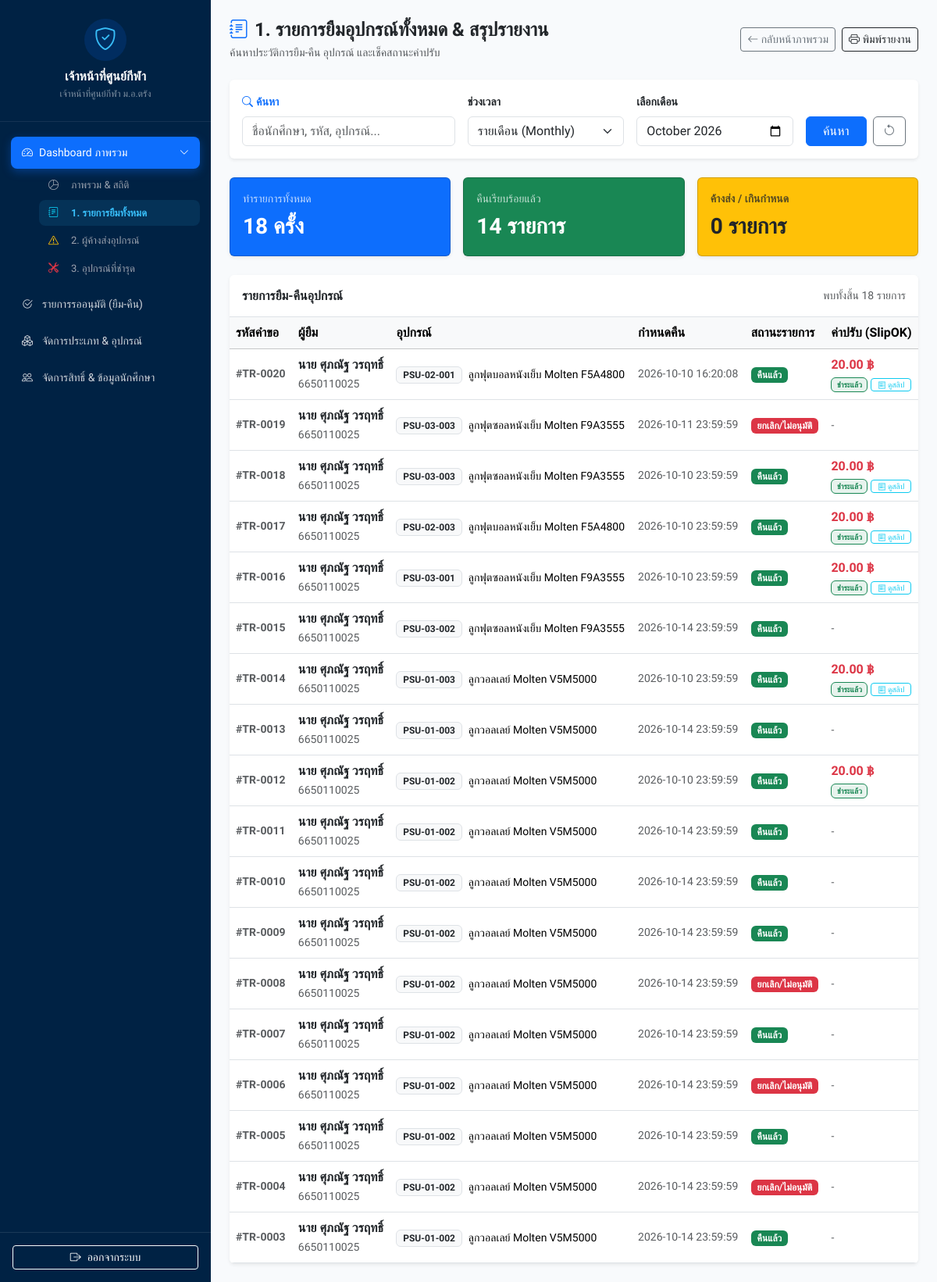
Screenshot of /admin/dashboard_borrows.php?type=monthly&month=2026-10 (signed in) with the database file from the repository.
### tables this page shows
CREATE TABLE IF NOT EXISTS `transactions` (
  `trans_id` int(11) NOT NULL AUTO_INCREMENT,
  `eq_id` int(11) NOT NULL,
  `user_id` int(11) NOT NULL,
  `borrow_time` datetime NOT NULL,
  `due_time` datetime NOT NULL,
  `return_time` datetime DEFAULT NULL,
  `borrow_image` varchar(255) NOT NULL,
  `return_image` varchar(255) DEFAULT NULL,
  `trans_status` enum('pending_borrow','borrowed','pending_return','returned','overdue','rejected') NOT NULL DEFAULT 'pending_borrow',
  `analyze_damaged_status` enum('normal','damaged','pending') NOT NULL DEFAULT 'normal',
  `reject_reason` text DEFAULT NULL,
  `approve_by` int(11) DEFAULT NULL,
  `approve_datetime` datetime DEFAULT NULL,
  PRIMARY KEY (`trans_id`),
  KEY `eq_id` (`eq_id`),
  KEY `user_id` (`user_id`),
  CONSTRAINT `eq_id` FOREIGN KEY (`eq_id`) REFERENCES `sport_equipment` (`eq_id`) ON UPDATE CASCADE,
  CONSTRAINT `user_id` FOREIGN KEY (`user_id`) REFERENCES `user` (`user_id`) ON UPDATE CASCADE
);

CREATE TABLE IF NOT EXISTS `user` (
  `user_id` int(11) NOT NULL AUTO_INCREMENT,
  `line_user_id` varchar(255) DEFAULT NULL,
  `student_id` varchar(50) DEFAULT NULL,
  `full_name` varchar(255) DEFAULT NULL,
  `email` varchar(255) DEFAULT NULL,
  `gender` varchar(20) DEFAULT NULL,
  `national_id` varchar(13) DEFAULT NULL,
  `faculty` varchar(100) DEFAULT NULL,
  `campus` varchar(100) DEFAULT NULL,
  `role` enum('user','admin') DEFAULT 'user',
  `status` enum('active','inactive','graduated') DEFAULT 'active',
  `enrollment_year` int(4) DEFAULT NULL,
  `created_at` timestamp NOT NULL DEFAULT current_timestamp(),
  PRIMARY KEY (`user_id`),
  UNIQUE KEY `line_user_id` (`line_user_id`),
  UNIQUE KEY `psu_passport_id` (`student_id`) USING BTREE
);

CREATE TABLE IF NOT EXISTS `sport_equipment` (
  `eq_id` int(11) NOT NULL AUTO_INCREMENT,
  `category_id` int(11) DEFAULT NULL,
  `eq_code` varchar(255) DEFAULT '',
  `eq_name` varchar(255) DEFAULT '',
  `status` enum('avaliable','borrowed','damaged','maintenance','pending') NOT NULL DEFAULT 'avaliable',
  `created_at` timestamp NULL DEFAULT current_timestamp(),
  PRIMARY KEY (`eq_id`),
  KEY `category_id` (`category_id`),
  CONSTRAINT `category_id` FOREIGN KEY (`category_id`) REFERENCES `sport_categories` (`category_id`) ON UPDATE CASCADE
);

CREATE TABLE IF NOT EXISTS `equipment_fines` (
  `fine_id` int(11) NOT NULL AUTO_INCREMENT,
  `trans_id` int(11) NOT NULL,
  `price` decimal(10,2) NOT NULL,
  `slip_img` varchar(255) DEFAULT NULL,
  `payment_status` enum('unpaid','paid') NOT NULL DEFAULT 'unpaid',
  `slipok_status` enum('pending','verified','rejected') NOT NULL DEFAULT 'pending',
  `paid_time` datetime DEFAULT NULL,
  PRIMARY KEY (`fine_id`),
  KEY `trans_id` (`trans_id`),
  CONSTRAINT `trans_id` FOREIGN KEY (`trans_id`) REFERENCES `transactions` (`trans_id`) ON UPDATE CASCADE
);

### admin/dashboard_borrows.php (the view, shortened to what this page needs)
<?php
require_once '../config/db.php';
$search = trim($_GET['search'] ?? '');
$report_type = $_GET['type'] ?? 'all';
$filter_date = $_GET['date'] ?? date('Y-m-d');
$filter_month = $_GET['month'] ?? date('Y-m');
$filter_year = $_GET['year'] ?? date('Y');
$start_date = $_GET['start_date'] ?? '';
$end_date = $_GET['end_date'] ?? '';
$conditions = [];
$params = [];
if ($report_type === 'daily' && !empty($filter_date)) {
    $conditions[] = "DATE(t.borrow_time) = ?"; $params[] = $filter_date;
} elseif ($report_type === 'monthly' && !empty($filter_month)) {
    $conditions[] = "DATE_FORMAT(t.borrow_time, '%Y-%m') = ?"; $params[] = $filter_month;
} elseif ($report_type === 'yearly' && !empty($filter_year)) {
    $conditions[] = "DATE_FORMAT(t.borrow_time, '%Y') = ?"; $params[] = $filter_year;
} elseif ($report_type === 'custom' && !empty($start_date) && !empty($end_date)) {
    $conditions[] = "DATE(t.borrow_time) BETWEEN ? AND ?"; $params[] = $start_date; $params[] = $end_date;
}
$whereClause = !empty($conditions) ? "WHERE " . implode(" AND ", $conditions) : "";
$stmtStat = $pdo->prepare("
    SELECT
        COUNT(*) as total_trans,
        SUM(CASE WHEN t.trans_status = 'borrowed' THEN 1 ELSE 0 END) as total_borrowed,
        SUM(CASE WHEN t.trans_status = 'returned' THEN 1 ELSE 0 END) as total_returned,
        SUM(CASE WHEN t.trans_status = 'rejected' THEN 1 ELSE 0 END) as total_rejected,
        SUM(CASE WHEN t.return_time IS NULL AND (t.trans_status = 'overdue' OR (t.due_time IS NOT NULL AND t.due_time < NOW() AND t.trans_status IN ('borrowed', 'pending_return'))) THEN 1 ELSE 0 END) as total_overdue
    FROM transactions t
    LEFT JOIN user u ON t.user_id = u.user_id
    LEFT JOIN sport_equipment e ON t.eq_id = e.eq_id
    $whereClause
");
$stmtStat->execute($params);
$summary = $stmtStat->fetch(PDO::FETCH_ASSOC);
$stmtList = $pdo->prepare("
    SELECT t.*, u.full_name, u.student_id, e.eq_code, e.eq_name, f.price as fine_amount, f.payment_status, f.slip_img
    FROM transactions t
    LEFT JOIN user u ON t.user_id = u.user_id
    LEFT JOIN sport_equipment e ON t.eq_id = e.eq_id
    LEFT JOIN equipment_fines f ON t.trans_id = f.trans_id
    $whereClause
    ORDER BY t.trans_id DESC
");
$stmtList->execute($params);
$reportData = $stmtList->fetchAll(PDO::FETCH_ASSOC);
?>
<!DOCTYPE html>
<html lang="th">
<head>
</head>
<body class="d-flex">
    <?php include '../components/sidebar.php'; ?>
    <div class="flex-grow-1 p-4 main-content" style="background-color: #f8fafc; min-height: 100vh;">
        <div class="d-flex justify-content-between align-items-center mb-4">
            <div>
                <h4 class="fw-bold mb-1 text-dark"><i class="bi bi-journal-text text-primary me-2"></i>1. รายการยืมอุปกรณ์ทั้งหมด & สรุปรายงาน</h4>
                <p class="text-muted small mb-0">ค้นหาประวัติการยืม-คืน อุปกรณ์ และเช็คสถานะค่าปรับ</p>
            </div>
            <div class="d-flex gap-2">
                <a href="dashboard.php" class="btn btn-outline-secondary btn-sm btn-back"><i class="bi bi-arrow-left"></i> กลับหน้าภาพรวม</a>
                <button onclick="window.print()" class="btn btn-outline-dark btn-sm btn-print"><i class="bi bi-printer"></i> พิมพ์รายงาน</button>
            </div>
        </div>
        <div class="card p-3 mb-4 filter-card border-0 shadow-sm bg-white">
            <form method="GET" action="dashboard_borrows.php" class="row g-3">
                <div class="col-md-4">
                    <label class="form-label small fw-semibold text-primary"><i class="bi bi-search me-1"></i>ค้นหา</label>
                    <input type="text" name="search" class="form-control" placeholder="ชื่อนักศึกษา, รหัส, อุปกรณ์..." value="<?= htmlspecialchars($search) ?>">
                </div>
                <div class="col-md-3">
                    <label class="form-label small fw-semibold">ช่วงเวลา</label>
                    <select name="type" id="reportType" class="form-select" onchange="toggleFilterInputs()">
                        <option value="monthly" <?= $report_type === 'monthly' ? 'selected' : '' ?>>รายเดือน (Monthly)</option>
                    </select>
                </div>
                <div class="col-md-3 filter-input" id="monthlyInput" style="<?= $report_type === 'monthly' ? '' : 'display: none;' ?>">
                    <label class="form-label small fw-semibold">เลือกเดือน</label>
                    <input type="month" name="month" class="form-control" value="<?= htmlspecialchars($filter_month) ?>">
                </div>
                <div class="col-md-2 d-flex align-items-end gap-2">
                    <button type="submit" class="btn btn-primary w-100">ค้นหา</button>
                    <?php if (!empty($search) || $report_type !== 'all'): ?>
                        <a href="dashboard_borrows.php" class="btn btn-outline-secondary" title="ล้างค่า"><i class="bi bi-arrow-counterclockwise"></i></a>
                    <?php endif; ?>
                </div>
            </form>
        </div>
        <div class="row g-3 mb-4">
            <div class="col-md-4"><div class="card card-summary bg-primary text-white p-3 shadow-sm"><div class="small opacity-75">ทำรายการทั้งหมด</div><div class="fs-3 fw-bold mt-1"><?= number_format($summary['total_trans'] ?? 0) ?> ครั้ง</div></div></div>
            <div class="col-md-4"><div class="card card-summary bg-success text-white p-3 shadow-sm"><div class="small opacity-75">คืนเรียบร้อยแล้ว</div><div class="fs-3 fw-bold mt-1"><?= number_format($summary['total_returned'] ?? 0) ?> รายการ</div></div></div>
            <div class="col-md-4"><div class="card card-summary bg-warning text-dark p-3 shadow-sm"><div class="small fw-semibold opacity-75">ค้างส่ง / เกินกำหนด</div><div class="fs-3 fw-bold mt-1"><?= number_format($summary['total_overdue'] ?? 0) ?> รายการ</div></div></div>
        </div>
        <div class="card p-0 overflow-hidden border-0 shadow-sm bg-white">
            <div class="card-header bg-white py-3 border-bottom d-flex justify-content-between align-items-center">
                <h6 class="fw-bold mb-0 text-dark">รายการยืม-คืนอุปกรณ์</h6>
                <span class="small text-muted">พบทั้งสิ้น <?= count($reportData) ?> รายการ</span>
            </div>
            <div class="table-responsive">
                <table class="table table-hover mb-0 align-middle">
                    <thead class="table-light text-secondary">
                        <tr>
                            <th>รหัสคำขอ</th>
                            <th>ผู้ยืม</th>
                            <th>อุปกรณ์</th>
                            <th>กำหนดคืน</th>
                            <th>สถานะรายการ</th>
                            <th>ค่าปรับ (SlipOK)</th>
                        </tr>
                    </thead>
                    <tbody>
                        <?php foreach ($reportData as $row):
                            $isOverdue = (!empty($row['due_time']) && strtotime($row['due_time']) < time() && empty($row['return_time']) && in_array($row['trans_status'], ['borrowed', 'overdue']));
                        ?>
                        <tr>
                            <td class="fw-semibold small text-muted">#TR-<?= str_pad($row['trans_id'], 4, '0', STR_PAD_LEFT) ?></td>
                            <td>
                                <div class="fw-bold text-dark"><?= htmlspecialchars($row['full_name'] ?? '-') ?></div>
                                <small class="text-muted"><?= htmlspecialchars($row['student_id'] ?? '-') ?></small>
                            </td>
                            <td>
                                <span class="badge bg-light text-dark border"><?= htmlspecialchars($row['eq_code'] ?? '-') ?></span>
                                <span class="ms-1 small"><?= htmlspecialchars($row['eq_name'] ?? '-') ?></span>
                            </td>
                            <td class="small <?= $isOverdue ? 'text-danger fw-bold' : 'text-muted' ?>">
                                <?= htmlspecialchars($row['due_time'] ?? '-') ?>
                            </td>
                            <td>
                                <?php
                                    if ($row['trans_status'] === 'returned') {
                                        echo '<span class="badge bg-success">คืนแล้ว</span>';
                                    } elseif ($row['trans_status'] === 'pending_return') {
                                        echo '<span class="badge bg-info text-dark">รออนุมัติคืน</span>';
                                    } elseif ($row['trans_status'] === 'overdue' || (!empty($row['due_time']) && strtotime($row['due_time']) < time() && empty($row['return_time']))) {
                                        echo '<span class="badge bg-warning text-dark">ค้างส่ง (เกินกำหนด)</span>';
                                    } elseif ($row['trans_status'] === 'borrowed') {
                                        echo '<span class="badge bg-primary">กำลังใช้งาน</span>';
                                    } elseif ($row['trans_status'] === 'rejected') {
                                        echo '<span class="badge bg-danger">ยกเลิก/ไม่อนุมัติ</span>';
                                    } else {
                                        echo '<span class="badge bg-secondary">' . htmlspecialchars($row['trans_status']) . '</span>';
                                    }
                                ?>
                            </td>
                            <td>
                                <?php if ($row['fine_amount'] > 0): ?>
                                    <div class="fw-bold text-danger"><?= number_format($row['fine_amount'], 2) ?> ฿</div>
                                    <div class="d-flex align-items-center mt-1 gap-1">
                                        <?php if ($row['payment_status'] === 'paid'): ?>
                                            <span class="badge bg-success bg-opacity-10 text-success border border-success" style="font-size: 10px;">ชำระแล้ว</span>
                                            <?php if (!empty($row['slip_img'])): ?>
                                                <button type="button" class="btn btn-sm btn-outline-info py-0 px-2 hide-print" style="font-size: 10px; border-radius: 4px;" onclick="viewSlipImage('<?= htmlspecialchars($row['slip_img']) ?>')">
                                                    <i class="bi bi-receipt"></i> ดูสลิป
                                                </button>
                                            <?php endif; ?>
                                        <?php else: ?>
                                            <span class="badge bg-danger bg-opacity-10 text-danger border border-danger" style="font-size: 10px;">ค้างชำระ</span>
                                        <?php endif; ?>
                                    </div>
                                <?php else: ?>
                                    <span class="text-muted small">-</span>
                                <?php endif; ?>
                            </td>
                        </tr>
                        <?php endforeach; ?>
                    </tbody>
                </table>
            </div>
        </div>
    </div>
</body>
</html>

### admin/dashboard_borrows.php (style rules this page uses)
.card-summary { border-radius: 12px; border: none; }

### components/sidebar.php (style rules this page uses)
body { font-family: 'Prompt', sans-serif; background-color: #f4f7fa; }

### rows the page displays
transactions: trans_id "0020", user.full_name "นาย ศุภณัฐ วรฤทธิ์", user.student_id "6650110025", eq.eq_code "PSU-02-001", eq.eq_name "ลูกฟุตบอลหนังเย็บ Molten F5A4800", due_time "2026-10-10 16:20:08", trans_status "คืนแล้ว", equipment_fines.price "20.00"
transactions: trans_id "0019", user.full_name "นาย ศุภณัฐ วรฤทธิ์", user.student_id "6650110025", eq.eq_code "PSU-03-003", eq.eq_name "ลูกฟุตซอลหนังเย็บ Molten F9A3555", due_time "2026-10-11 23:59:59", trans_status "ยกเลิก/ไม่อนุมัติ"
transactions: trans_id "0018", user.full_name "นาย ศุภณัฐ วรฤทธิ์", user.student_id "6650110025", eq.eq_code "PSU-03-003", eq.eq_name "ลูกฟุตซอลหนังเย็บ Molten F9A3555", due_time "2026-10-10 23:59:59", trans_status "คืนแล้ว", equipment_fines.price "20.00"
transactions: trans_id "0017", user.full_name "นาย ศุภณัฐ วรฤทธิ์", user.student_id "6650110025", eq.eq_code "PSU-02-003", eq.eq_name "ลูกฟุตบอลหนังเย็บ Molten F5A4800", due_time "2026-10-10 23:59:59", trans_status "คืนแล้ว", equipment_fines.price "20.00"
transactions: trans_id "0016", user.full_name "นาย ศุภณัฐ วรฤทธิ์", user.student_id "6650110025", eq.eq_code "PSU-03-001", eq.eq_name "ลูกฟุตซอลหนังเย็บ Molten F9A3555", due_time "2026-10-10 23:59:59", trans_status "คืนแล้ว", equipment_fines.price "20.00"
transactions: trans_id "0015", user.full_name "นาย ศุภณัฐ วรฤทธิ์", user.student_id "6650110025", eq.eq_code "PSU-03-002", eq.eq_name "ลูกฟุตซอลหนังเย็บ Molten F9A3555", due_time "2026-10-14 23:59:59", trans_status "คืนแล้ว"
transactions: trans_id "0014", user.full_name "นาย ศุภณัฐ วรฤทธิ์", user.student_id "6650110025", eq.eq_code "PSU-01-003", eq.eq_name "ลูกวอลเลย์ Molten V5M5000", due_time "2026-10-10 23:59:59", trans_status "คืนแล้ว", equipment_fines.price "20.00"
transactions: trans_id "0013", user.full_name "นาย ศุภณัฐ วรฤทธิ์", user.student_id "6650110025", eq.eq_code "PSU-01-003", eq.eq_name "ลูกวอลเลย์ Molten V5M5000", due_time "2026-10-14 23:59:59", trans_status "คืนแล้ว"
transactions: trans_id "0012", user.full_name "นาย ศุภณัฐ วรฤทธิ์", user.student_id "6650110025", eq.eq_code "PSU-01-002", eq.eq_name "ลูกวอลเลย์ Molten V5M5000", due_time "2026-10-10 23:59:59", trans_status "คืนแล้ว", equipment_fines.price "20.00", shows "ชำระแล้ว"
transactions: trans_id "0011", user.full_name "นาย ศุภณัฐ วรฤทธิ์", user.student_id "6650110025", eq.eq_code "PSU-01-002", eq.eq_name "ลูกวอลเลย์ Molten V5M5000", due_time "2026-10-14 23:59:59", trans_status "คืนแล้ว"
transactions: trans_id "0010", user.full_name "นาย ศุภณัฐ วรฤทธิ์", user.student_id "6650110025", eq.eq_code "PSU-01-002", eq.eq_name "ลูกวอลเลย์ Molten V5M5000", due_time "2026-10-14 23:59:59", trans_status "คืนแล้ว"
transactions: trans_id "0009", user.full_name "นาย ศุภณัฐ วรฤทธิ์", user.student_id "6650110025", eq.eq_code "PSU-01-002", eq.eq_name "ลูกวอลเลย์ Molten V5M5000", due_time "2026-10-14 23:59:59", trans_status "คืนแล้ว"
transactions: trans_id "0008", user.full_name "นาย ศุภณัฐ วรฤทธิ์", user.student_id "6650110025", eq.eq_code "PSU-01-002", eq.eq_name "ลูกวอลเลย์ Molten V5M5000", due_time "2026-10-14 23:59:59", trans_status "ยกเลิก/ไม่อนุมัติ"
transactions: trans_id "0007", user.full_name "นาย ศุภณัฐ วรฤทธิ์", user.student_id "6650110025", eq.eq_code "PSU-01-002", eq.eq_name "ลูกวอลเลย์ Molten V5M5000", due_time "2026-10-14 23:59:59", trans_status "คืนแล้ว"
transactions: trans_id "0006", user.full_name "นาย ศุภณัฐ วรฤทธิ์", user.student_id "6650110025", eq.eq_code "PSU-01-002", eq.eq_name "ลูกวอลเลย์ Molten V5M5000", due_time "2026-10-14 23:59:59", trans_status "ยกเลิก/ไม่อนุมัติ"
transactions: trans_id "0005", user.full_name "นาย ศุภณัฐ วรฤทธิ์", user.student_id "6650110025", eq.eq_code "PSU-01-002", eq.eq_name "ลูกวอลเลย์ Molten V5M5000", due_time "2026-10-14 23:59:59", trans_status "คืนแล้ว"
transactions: trans_id "0004", user.full_name "นาย ศุภณัฐ วรฤทธิ์", user.student_id "6650110025", eq.eq_code "PSU-01-002", eq.eq_name "ลูกวอลเลย์ Molten V5M5000", due_time "2026-10-14 23:59:59", trans_status "ยกเลิก/ไม่อนุมัติ"
transactions: trans_id "0003", user.full_name "นาย ศุภณัฐ วรฤทธิ์", user.student_id "6650110025", eq.eq_code "PSU-01-002", eq.eq_name "ลูกวอลเลย์ Molten V5M5000", due_time "2026-10-14 23:59:59", trans_status "คืนแล้ว"

### other values shown
$adminName "เจ้าหน้าที่ศูนย์กีฬา"
$summary['total_trans'] "18"
$summary['total_returned'] "14"
$summary['total_overdue'] "0"
count($reportData) "18"
